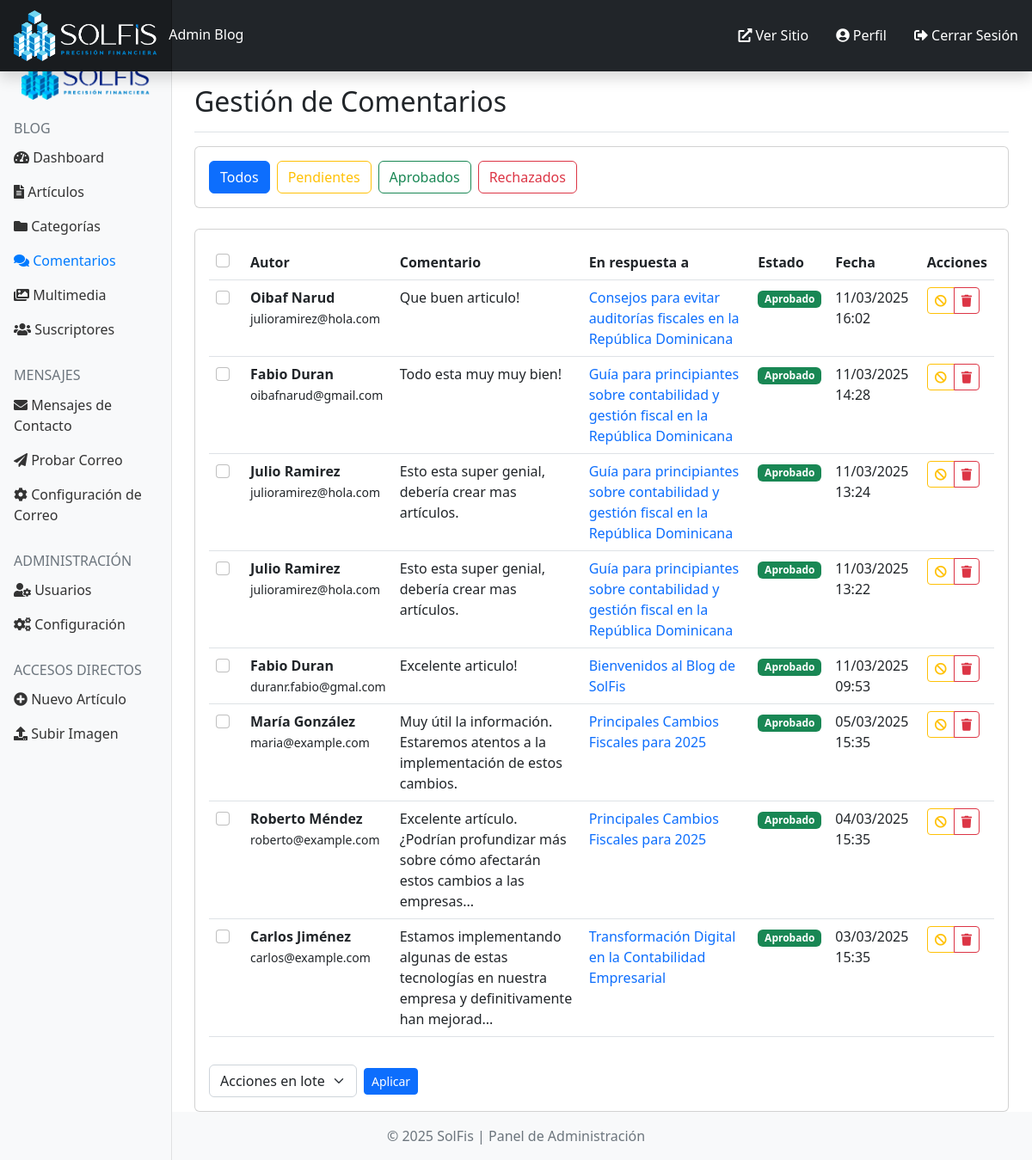
/admin/comments.php (signed in), run on the app's committed database.
### tables this page shows
CREATE TABLE `comments` (
  `id` int(11) NOT NULL,
  `post_id` int(11) NOT NULL,
  `parent_id` int(11) DEFAULT 0,
  `name` varchar(255) NOT NULL,
  `email` varchar(255) NOT NULL,
  `content` text NOT NULL,
  `status` enum('pending','approved','rejected') NOT NULL DEFAULT 'pending',
  `created_at` datetime NOT NULL
);

CREATE TABLE `posts` (
  `id` int(11) NOT NULL,
  `title` varchar(255) NOT NULL,
  `slug` varchar(255) NOT NULL,
  `excerpt` text DEFAULT NULL,
  `content` longtext NOT NULL,
  `category_id` int(11) DEFAULT NULL,
  `author_id` int(11) DEFAULT NULL,
  `status` enum('draft','published','archived') NOT NULL DEFAULT 'draft',
  `image` varchar(255) DEFAULT NULL,
  `published_at` datetime DEFAULT NULL,
  `created_at` datetime NOT NULL,
  `updated_at` datetime NOT NULL
);

### includes/blog-system.php (called while the page is built, shortened)
<?php
class Database {
    private $connection;
    private static $instance;
    private function __construct() {
        $this->connection = new mysqli(DB_HOST, DB_USER, DB_PASS, DB_NAME);
        $this->connection->set_charset("utf8mb4");
    }
    public static function getInstance() {
        if (!self::$instance) {
            self::$instance = new self();
        }
        return self::$instance;
    }
    public function query($sql) {
        return $this->connection->query($sql);
    }
    public function escape($string) {
        return $this->connection->real_escape_string($string);
    }
}
class Comment {
    private $db;
    public function __construct() {
        $this->db = Database::getInstance();
    }
    public function getAdminComments($page = 1, $per_page = 10, $status = null) {
        $offset = ($page - 1) * $per_page;
        $sql = "SELECT c.*, p.title as post_title
                FROM comments c
                LEFT JOIN posts p ON c.post_id = p.id";
        $sql .= " ORDER BY c.created_at DESC LIMIT $offset, $per_page";
        $result = $this->db->query($sql);
        $comments = [];
        while ($result && $row = $result->fetch_assoc()) {
            $comments[] = $row;
        }
        $countSql = "SELECT COUNT(*) as total FROM comments";
        $countResult = $this->db->query($countSql);
        $totalComments = 0;
        if ($countResult && $countResult->num_rows > 0) {
            $totalComments = $countResult->fetch_assoc()['total'];
        }
        return [
            'comments' => $comments,
            'total' => $totalComments,
            'pages' => ceil($totalComments / $per_page),
            'current_page' => $page
        ];
    }
}
class Auth {
    private static $instance;
    public static function getInstance() {
        if (!self::$instance) {
            self::$instance = new self();
        }
        return self::$instance;
    }
}
class Contact {
    private $db;
    public function __construct() {
        $this->db = Database::getInstance();
    }
    public function getMessages($page = 1, $per_page = 10, $status = null) {
        if ($status) {
            $status = $this->db->escape($status);
        }
        $messages = [];
        $countSql = "SELECT COUNT(*) as total FROM contact_messages";
        if ($status) {
            $countSql .= " WHERE status = '$status'";
        }
        $countResult = $this->db->query($countSql);
        $totalMessages = 0;
        if ($countResult && $countResult->num_rows > 0) {
            $totalMessages = $countResult->fetch_assoc()['total'];
        }
        return [
            'messages' => $messages,
            'total' => $totalMessages,
            'pages' => ceil($totalMessages / $per_page),
            'current_page' => $page
        ];
    }
}

### admin/comments.php (the view, shortened to what this page needs)
<?php
require_once '../includes/blog-system.php';
$comment = new Comment();
$page = isset($_GET['page']) ? (int)$_GET['page'] : 1;
$status = isset($_GET['status']) ? $_GET['status'] : null;
$per_page = 10;
$commentsData = $comment->getAdminComments($page, $per_page, $status);
$comments = $commentsData['comments'];
?>
<?php include 'includes/header.php'; ?>
<div class="admin-main">
    <div class="container-fluid">
        <div class="row">
            <?php include 'includes/sidebar.php'; ?>
            <main class="col-md-9 ms-sm-auto col-lg-10 px-md-4">
                <div class="d-flex justify-content-between flex-wrap flex-md-nowrap align-items-center pt-3 pb-2 mb-3 border-bottom">
                    <h1 class="h2">Gestión de Comentarios</h1>
                </div>
                <div class="card mb-4">
                    <div class="card-body">
                        <div class="d-flex">
                            <a href="comments.php" class="btn <?php echo empty($status) ? 'btn-primary' : 'btn-outline-primary'; ?> me-2">
                                Todos
                            </a>
                            <a href="comments.php?status=pending" class="btn <?php echo $status === 'pending' ? 'btn-warning' : 'btn-outline-warning'; ?> me-2">
                                Pendientes
                            </a>
                            <a href="comments.php?status=approved" class="btn <?php echo $status === 'approved' ? 'btn-success' : 'btn-outline-success'; ?> me-2">
                                Aprobados
                            </a>
                            <a href="comments.php?status=rejected" class="btn <?php echo $status === 'rejected' ? 'btn-danger' : 'btn-outline-danger'; ?>">
                                Rechazados
                            </a>
                        </div>
                    </div>
                </div>
                <div class="card">
                    <div class="card-body">
                        <form action="comments.php" method="post">
                            <div class="table-responsive">
                                <table class="table">
                                    <thead>
                                        <tr>
                                            <th>
                                                <div class="form-check">
                                                    <input class="form-check-input select-all" type="checkbox" id="selectAll">
                                                </div>
                                            </th>
                                            <th>Autor</th>
                                            <th>Comentario</th>
                                            <th>En respuesta a</th>
                                            <th>Estado</th>
                                            <th>Fecha</th>
                                            <th>Acciones</th>
                                        </tr>
                                    </thead>
                                    <tbody>
                                        <?php if (empty($comments)): ?>
                                        <tr>
                                            <td colspan="7" class="text-center py-4">No hay comentarios que coincidan con los filtros aplicados.</td>
                                        </tr>
                                        <?php else: ?>
                                            <?php foreach ($comments as $comment): ?>
                                            <tr>
                                                <td>
                                                    <div class="form-check">
                                                        <input class="form-check-input comment-select" type="checkbox" name="comment_ids[]" value="<?php echo $comment['id']; ?>">
                                                    </div>
                                                </td>
                                                <td>
                                                    <strong><?php echo $comment['name']; ?></strong><br>
                                                    <small><?php echo $comment['email']; ?></small>
                                                </td>
                                                <td>
                                                    <?php echo substr($comment['content'], 0, 100) . (strlen($comment['content']) > 100 ? '...' : ''); ?>
                                                </td>
                                                <td>
                                                    <a href="post-edit.php?id=<?php echo $comment['post_id']; ?>" class="text-decoration-none">
                                                        <?php echo $comment['post_title']; ?>
                                                    </a>
                                                </td>
                                                <td>
                                                    <?php if ($comment['status'] === 'approved'): ?>
                                                        <span class="badge bg-success">Aprobado</span>
                                                    <?php elseif ($comment['status'] === 'pending'): ?>
                                                        <span class="badge bg-warning text-dark">Pendiente</span>
                                                    <?php else: ?>
                                                        <span class="badge bg-danger">Rechazado</span>
                                                    <?php endif; ?>
                                                </td>
                                                <td><?php echo date('d/m/Y H:i', strtotime($comment['created_at'])); ?></td>
                                                <td>
                                                    <div class="btn-group">
                                                        <?php if ($comment['status'] !== 'rejected'): ?>
                                                        <a href="comment-reject.php?id=<?php echo $comment['id']; ?>" class="btn btn-sm btn-outline-warning">
                                                            <i class="fas fa-ban"></i>
                                                        </a>
                                                        <?php endif; ?>
                                                        <a href="comment-delete.php?id=<?php echo $comment['id']; ?>" class="btn btn-sm btn-outline-danger" onclick="return confirm('¿Está seguro de eliminar este comentario?');">
                                                            <i class="fas fa-trash"></i>
                                                        </a>
                                                    </div>
                                                </td>
                                            </tr>
                                            <?php endforeach; ?>
                                        <?php endif; ?>
                                    </tbody>
                                </table>
                            </div>
                            <div class="d-flex justify-content-between align-items-center mt-3">
                                <div class="bulk-actions d-flex align-items-center">
                                    <select name="action" class="form-select me-2">
                                        <option value="">Acciones en lote</option>
                                    </select>
                                    <button type="submit" class="btn btn-sm btn-primary">Aplicar</button>
                                </div>
                            </div>
                        </form>
                    </div>
                </div>
            </main>
        </div>
    </div>
</div>
<?php include 'includes/footer.php'; ?>

### admin/includes/header.php (style rules this page uses)
body { min-height: 100vh; display: flex; flex-direction: column; overflow-x: hidden; }
.container-fluid { width: 100%; padding-right: 15px; padding-left: 15px; overflow-x: hidden; }
.table-responsive { overflow-x: auto; -webkit-overflow-scrolling: touch; }
img, table, iframe, video, object { max-width: 100%; height: auto; }

### data on the page
comments: name "Oibaf Narud", email "julioramirez@hola.com", content "Que buen articulo!", post.title "Consejos para evitar auditorías fiscales en la República Dominicana", status "Aprobado", created_at "11/03/2025 16:02"
comments: name "Fabio Duran", email "oibafnarud@gmail.com", content "Todo esta muy muy bien!", post.title "Guía para principiantes sobre contabilidad y gestión fiscal en la República Dominicana", status "Aprobado", created_at "11/03/2025 14:28"
comments: name "Julio Ramirez", email "julioramirez@hola.com", content "Esto esta super genial, debería crear mas artículos.", post.title "Guía para principiantes sobre contabilidad y gestión fiscal en la República Dominicana", status "Aprobado", created_at "11/03/2025 13:24"
comments: name "Julio Ramirez", email "julioramirez@hola.com", content "Esto esta super genial, debería crear mas artículos.", post.title "Guía para principiantes sobre contabilidad y gestión fiscal en la República Dominicana", status "Aprobado", created_at "11/03/2025 13:22"
comments: name "Fabio Duran", email "duranr.fabio@gmal.com", content "Excelente articulo!", post.title "Bienvenidos al Blog de SolFis", status "Aprobado", created_at "11/03/2025 09:53"
comments: name "María González", email "maria@example.com", content "Muy útil la información. Estaremos atentos a la implementación de estos cambios.", post.title "Principales Cambios Fiscales para 2025", status "Aprobado", created_at "05/03/2025 15:35"
comments: name "Roberto Méndez", email "roberto@example.com", content "Excelente artículo. ¿Podrían profundizar más sobre cómo afectarán estos cambios a las empresas", post.title "Principales Cambios Fiscales para 2025", status "Aprobado", created_at "04/03/2025 15:35"
comments: name "Carlos Jiménez", email "carlos@example.com", content "Estamos implementando algunas de estas tecnologías en nuestra empresa y definitivamente han mejorad", post.title "Transformación Digital en la Contabilidad Empresarial", status "Aprobado", created_at "03/03/2025 15:35"
